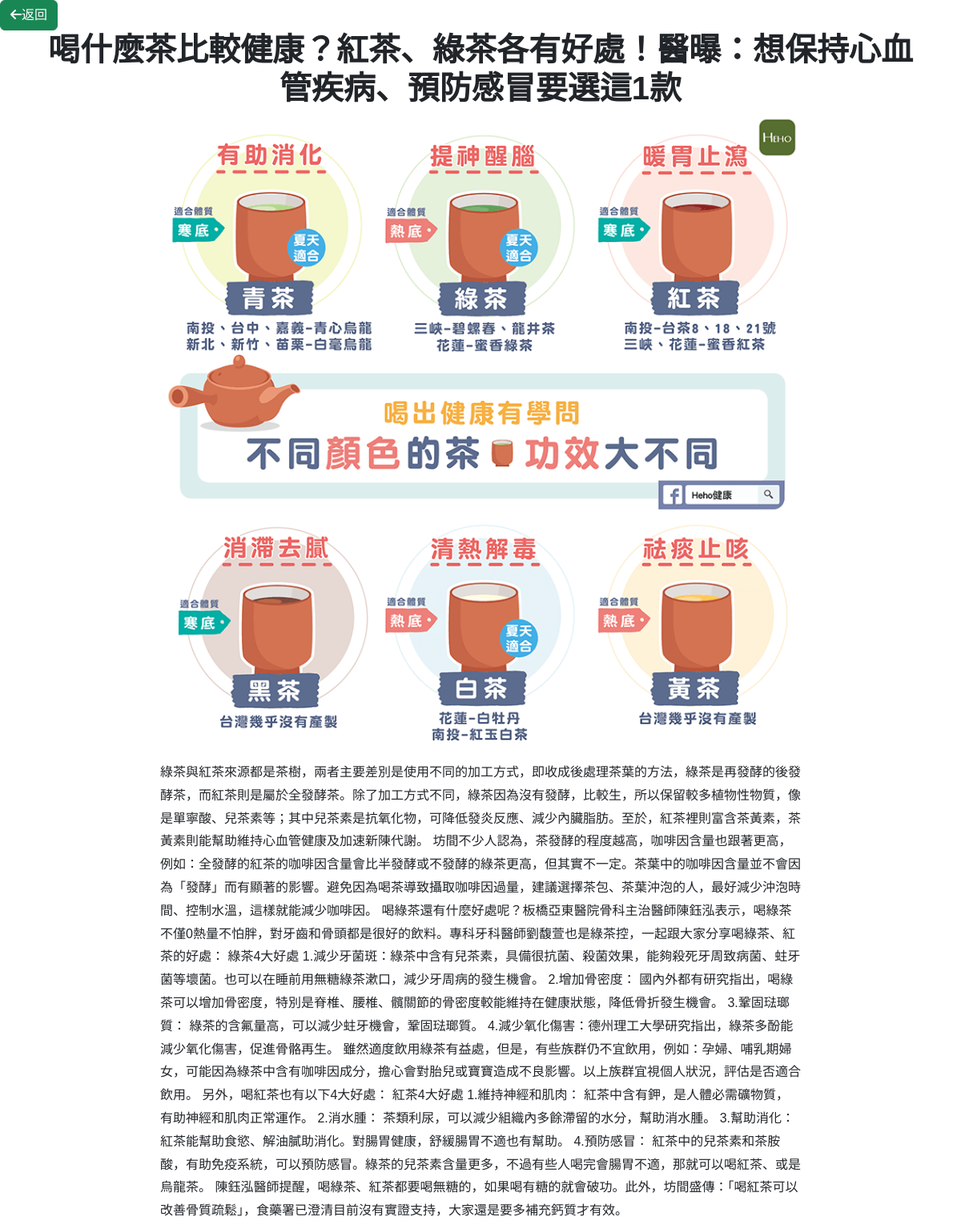
The app's page /article/lookArticles.php?id=1 with its own data.
### tables this page shows
CREATE TABLE `articles` (
  `id` int(3) UNSIGNED NOT NULL,
  `category_id` int(6) UNSIGNED NOT NULL,
  `title` varchar(255) NOT NULL,
  `content` text NOT NULL,
  `created_at` datetime NOT NULL,
  `updated_at` datetime NOT NULL,
  `article_images` varchar(255) NOT NULL,
  `valid` int(3) UNSIGNED NOT NULL
);

### article/lookArticles.php (the view, shortened to what this page needs)
<?php
require_once("../db_connect.php");
$id = $_GET["id"];
$sql = "SELECT articles.*,articles_category.name FROM articles JOIN articles_category ON articles.category_id = articles_category.id WHERE articles.id = $id ";
$result = $conn->query($sql);
$rows = $result->fetch_assoc();
?>
<!doctype html>
<html lang="en">
<head>
    <?php include("../css.php") ?>
</head>
<body>
    <a href="Articles.php"><button class="btn btn-success"><i class="fa-solid fa-arrow-left"></i>返回</button></a>
    <div class="container">
        <div class="row-cols-1">
            <div class="col mb-2 ">
                <h1 class="fw-bold text-center">
                    <?php echo $rows["title"]; ?>
                </h1>
            </div>
            <?php if ($rows["article_images"] == "") : ?>
                <div class="col mb-2">
                </div>
            <?php else : ?>
                <div class="col mb-2 ">
                    <img class="imgSize text-center" src="../Articles_image/<?= $rows["article_images"] ?>" alt="<?= $rows["name"] ?>">
                </div>
            <?php endif; ?>
            <div class="col mb-2">
                <div class="content">
                    <?= $rows["content"]; ?>
                </div>
            </div>
        </div>
    </div>
</body>
</html>

### css.php (style rules this page uses)
body { font-family: "Noto Sans TC", sans-serif; font-optical-sizing: auto; font-weight: 300; font-style: normal; }
a { text-decoration: none; cursor: pointer; user-select: none; }
:root { --aside-witch: 200px; --header-height: 50px; }

### article/lookArticles.php (style rules this page uses)
.imgSize { display: block; margin: 0 auto; max-width: 800px; object-fit: cover; background-size: cover; }
.content { margin: 0 auto; max-width: 800px; line-height: 1.8; }

### records on screen
articles: title "喝什麼茶比較健康？紅茶、綠茶各有好處！醫曝：想保持心血管疾病、預防感冒要選這1款", article_images (picture), content "綠茶與紅茶來源都是茶樹，兩者主要差別是使用不同的加工方式，即收成後處理茶葉的方法，綠茶是再發酵的後發酵茶，而紅茶則是屬於全發酵茶。除了加工方式不同，綠茶因為沒有發酵，比較生，所以保留較多植物性物質，像是單寧酸、兒茶素等；其中兒茶素是抗氧化物，可降低發炎反應、減少內臟脂肪。至於，紅茶裡則富含茶黃素，茶黃素則能幫助維持心血管健康及加速新陳代謝。 坊間不少人認為，茶發酵的程度越高，咖啡因含量也跟著更高，例如：全發酵的紅茶的咖啡因含量會比半發酵或不發酵的綠茶更高，但其實不一定。茶葉中的咖啡因含量並不會因為「發酵」而有顯著的影響。避免因為喝茶導致攝取咖啡因過量，建議選擇茶包、茶葉沖泡的人，最好減少沖泡時間、控制水溫，這樣就能減少咖啡因。 喝綠茶還有什麼好處呢？板橋亞東醫院骨科主治醫師陳鈺泓表示，喝綠茶不僅0熱量不怕胖，對牙齒和骨頭都是很好的飲料。專科牙科醫師劉馥萱也是綠茶控，一起跟大家分享喝綠茶、紅茶的好處： 綠茶4大好處 1.減少牙菌斑：綠茶中含有兒茶素，具備很抗菌、殺菌效果，能夠殺死牙周致病菌、蛀牙菌等壞菌。也可以在睡前用無糖綠茶漱口，減少牙周病的發生機會。 2.增加骨密度： 國內外都有研究指出，喝綠茶可以增加骨密度，特別是脊椎、腰椎、髖關節的骨密度較能維持在健康狀態，降低骨折發生機會。 3.鞏固琺瑯質： 綠茶的含氟量高，可以減少蛀牙機會，鞏固琺瑯質。 4.減少氧化傷害：德州理工大學研究指出，綠茶多酚能減少氧化傷害，促進骨骼再生。…"
